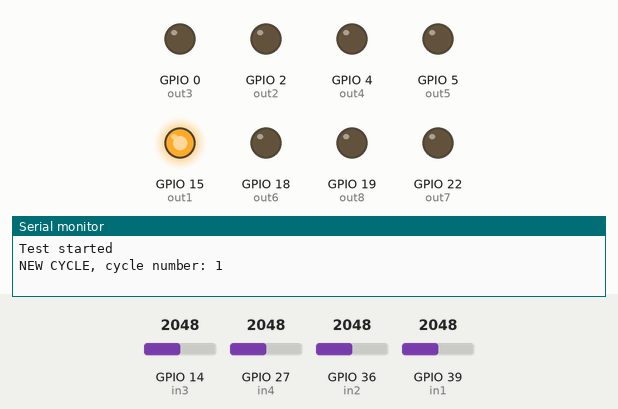
A sketch run on a simulated ESP32. Parts: output pins drawn as LEDs (lit = HIGH), the last lines printed to the serial monitor. The inputs (shaded band) are chosen by the test bench; at power-on: GPIO 14 (in3) = 2048, GPIO 27 (in4) = 2048, GPIO 36 (in2) = 2048, GPIO 39 (in1) = 2048.

Above: at 0.01 s.
At 21.01 s:
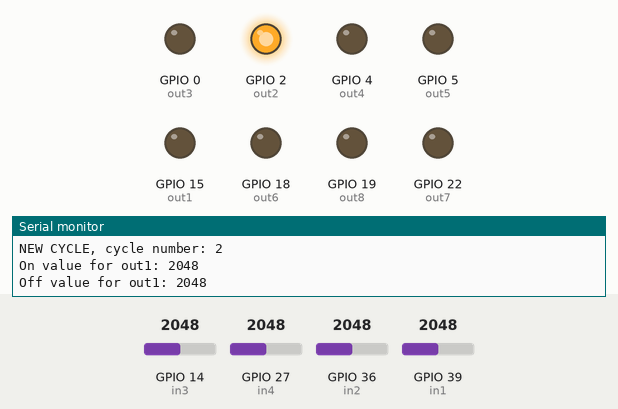
At 42.01 s:
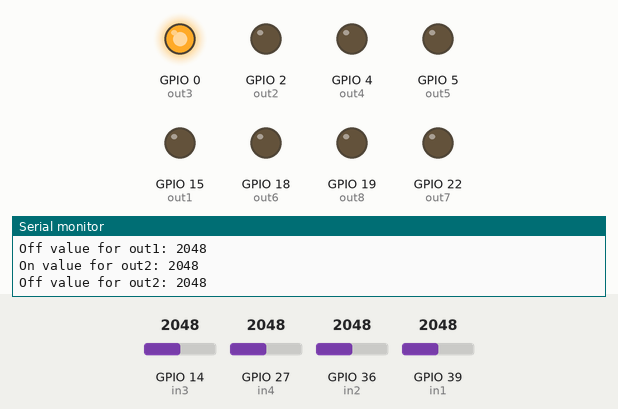
At 63.1 s:
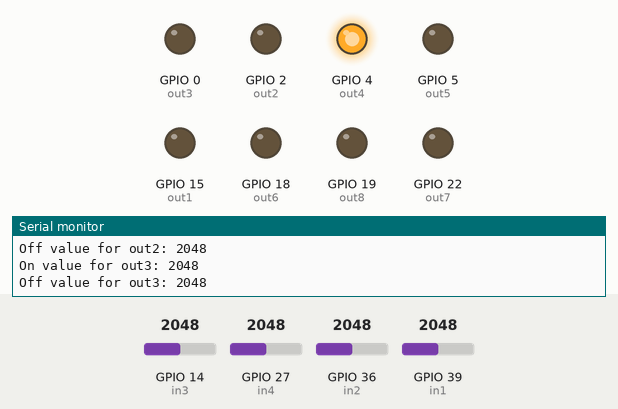
At 82.1 s:
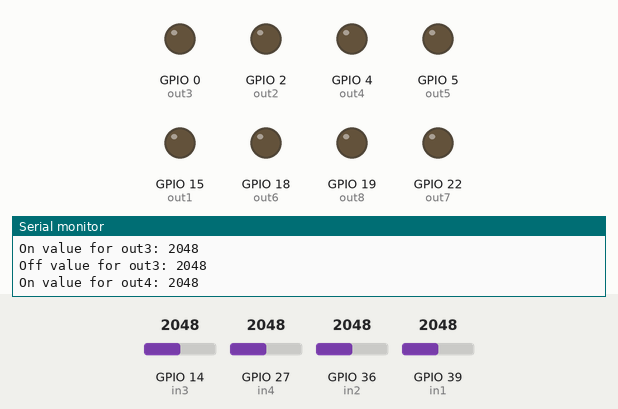
Timing chart, 0 to 83.6 s (numbered marks = the images above):
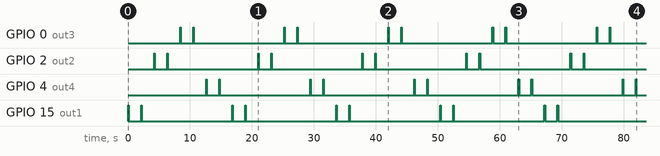

The sketch:

sketch_aug29a.ino
```cpp
// Here we difine which pins are going to be what variable to make changing them easier
const int out1 = 15; // Here for example out1 is pin 15
const int out2 = 2; // Here out2 is connected to pin 2
const int out3 = 0; // I hope you understand now
const int out4 = 4;
const int out5 = 5;
const int out6 = 18;
const int out7 = 22;
const int out8 = 19;

// Here we define which pins are going to be the in* variable to make changing them easier
const int in1 = 39;
const int in2 = 36;
const int in3 = 14;
const int in4 = 27;
const int in5 = 26;
const int in6 = 25;
const int in7 = 33;
const int in8 = 32;
const int in9 = 35;
const int in10 = 34;

const int presstime = 100; //This variable is for the delay between switching the pin from HIGH to LOW, so basically how long the press is
const int dimtime = 2000; //Since DALI wants to be ✨special✨ the light dims before turning off, this delay is enough for the ligh to go from fully on to fully off

const int repetitions = 5; //Here we will set how many times we want the test to be run
// Here we will prepaere the counters so we will now how many times the test has failed or passed
int passed = 0;
int failed = 0;

int readcycles = 0;

void setup() {
  // Below we tell the ESP that the following pins are going to be an output, we need this so stuff gets actually outputed to make press button
  pinMode(out1,OUTPUT); //Here out1 is made as an output
  pinMode(out2,OUTPUT); //And do on
  pinMode(out3,OUTPUT);
  pinMode(out4,OUTPUT);
  pinMode(out5,OUTPUT);
  pinMode(out6,OUTPUT);
  pinMode(out7,OUTPUT);
  pinMode(out8,OUTPUT);
// Same as above just for input
  pinMode(in1, INPUT);
  pinMode(in2, INPUT);
  pinMode(in3, INPUT);
  pinMode(in4, INPUT);
  pinMode(in5, INPUT);
  pinMode(in6, INPUT);
  pinMode(in7, INPUT);
  pinMode(in8, INPUT);
  pinMode(in9, INPUT);
  pinMode(in10, INPUT);


  Serial.begin(115200); //Baud rate is set here, make sure it matches the value in the serial monitor or else you'll get giberish
  Serial.println("Test started"); //This just prints out the string on the start of the serial monitor when the sketch is run to tell the user when its starter

  for (int i = 0; i < repetitions; i++) {
    Serial.println("NEW CYCLE, cycle number: " + String(i + 1));

//Turn light off for out1
digitalWrite(out1, HIGH);
delay(presstime);
digitalWrite(out1, LOW);
delay(dimtime);
Serial.print("On value for out1: ");
Serial.println(analogRead(in1));
if (analogRead(in1) >= 4000) {
    passed++;
} else {
    failed++;
}

//Turn light on for out1
digitalWrite(out1, HIGH);
delay(presstime);
digitalWrite(out1, LOW);
delay(dimtime);
Serial.print("Off value for out1: ");
Serial.println(analogRead(in1));
if (analogRead(in1) >= 450) {
    passed++;
} else {
    failed++;
}

//Turn light off for out2
digitalWrite(out2, HIGH);
delay(presstime);
digitalWrite(out2, LOW);
delay(dimtime);
Serial.print("On value for out2: ");
Serial.println(analogRead(in2));
if (analogRead(in2) >= 4000) {
    passed++;
} else {
    failed++;
}

//Turn light on for out2
digitalWrite(out2, HIGH);
delay(presstime);
digitalWrite(out2, LOW);
delay(dimtime);
Serial.print("Off value for out2: ");
Serial.println(analogRead(in2));
if (analogRead(in2) >= 450) {
    passed++;
} else {
    failed++;
}

// And similarly for out3 and out4...

//Turn light off for out3
digitalWrite(out3, HIGH);
delay(presstime);
digitalWrite(out3, LOW);
delay(dimtime);
Serial.print("On value for out3: ");
Serial.println(analogRead(in3));
if (analogRead(in3) >= 4000) {
    passed++;
} else {
    failed++;
}

//Turn light on for out3
digitalWrite(out3, HIGH);
delay(presstime);
digitalWrite(out3, LOW);
delay(dimtime);
Serial.print("Off value for out3: ");
Serial.println(analogRead(in3));
if (analogRead(in3) >= 450) {
    passed++;
} else {
    failed++;
}

//Turn light off for out4
digitalWrite(out4, HIGH);
delay(presstime);
digitalWrite(out4, LOW);
delay(dimtime);
Serial.print("On value for out4: ");
Serial.println(analogRead(in4));
if (analogRead(in4) >= 4000) {
    passed++;
} else {
    failed++;
}

//Turn light on for out4
digitalWrite(out4, HIGH);
delay(presstime);
digitalWrite(out4, LOW);
delay(dimtime);
Serial.print("Off value for out4: ");
Serial.println(analogRead(in4));
if (analogRead(in4) >= 450) {
    passed++;
} else {
    failed++;
}


  }

  // Print the test results
  Serial.print("Passed: ");
  Serial.println(passed);
  Serial.print("Failed: ");
  Serial.println(failed);
}


void loop() {
  // put your main code here, to run repeatedly:

 // delay(presstime);
 // digitalWrite(out1, HIGH);
 // delay(presstime);
 // digitalWrite(out1, LOW);
 // delay(waitforoff);


}
```
